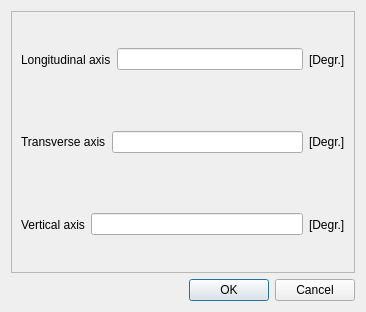
<?xml version="1.0" encoding="UTF-8"?>
<ui version="4.0">
 <class>RotateDialog</class>
 <widget class="QDialog" name="RotateDialog">
  <property name="geometry">
   <rect>
    <x>0</x>
    <y>0</y>
    <width>366</width>
    <height>312</height>
   </rect>
  </property>
  <property name="windowTitle">
   <string>Rotation vector</string>
  </property>
  <layout class="QVBoxLayout" name="verticalLayout">
   <item>
    <widget class="QFrame" name="frame">
     <property name="frameShape">
      <enum>QFrame::StyledPanel</enum>
     </property>
     <property name="frameShadow">
      <enum>QFrame::Raised</enum>
     </property>
     <layout class="QVBoxLayout" name="verticalLayout_2">
      <item>
       <layout class="QHBoxLayout" name="horizontalLayout_3">
        <item>
         <widget class="QLabel" name="label">
          <property name="text">
           <string>Longitudinal axis</string>
          </property>
         </widget>
        </item>
        <item>
         <widget class="QLineEdit" name="longitudinalLineEdit"/>
        </item>
        <item>
         <widget class="QLabel" name="longitudinalUnitsLabel">
          <property name="text">
           <string>[Degr.]</string>
          </property>
         </widget>
        </item>
       </layout>
      </item>
      <item>
       <layout class="QHBoxLayout" name="horizontalLayout_2">
        <item>
         <widget class="QLabel" name="label_2">
          <property name="text">
           <string>Transverse axis</string>
          </property>
         </widget>
        </item>
        <item>
         <widget class="QLineEdit" name="transverseLineEdit">
          <property name="sizePolicy">
           <sizepolicy hsizetype="Expanding" vsizetype="Fixed">
            <horstretch>0</horstretch>
            <verstretch>0</verstretch>
           </sizepolicy>
          </property>
          <property name="maxLength">
           <number>12</number>
          </property>
         </widget>
        </item>
        <item>
         <widget class="QLabel" name="transverseUnitsLabel">
          <property name="text">
           <string>[Degr.]</string>
          </property>
         </widget>
        </item>
       </layout>
      </item>
      <item>
       <layout class="QHBoxLayout" name="horizontalLayout">
        <item>
         <widget class="QLabel" name="label_3">
          <property name="text">
           <string>Vertical axis</string>
          </property>
         </widget>
        </item>
        <item>
         <widget class="QLineEdit" name="verticalLineEdit">
          <property name="sizePolicy">
           <sizepolicy hsizetype="Expanding" vsizetype="Fixed">
            <horstretch>0</horstretch>
            <verstretch>0</verstretch>
           </sizepolicy>
          </property>
          <property name="maxLength">
           <number>12</number>
          </property>
         </widget>
        </item>
        <item>
         <widget class="QLabel" name="verticalUnitsLabel">
          <property name="text">
           <string>[Degr.]</string>
          </property>
         </widget>
        </item>
       </layout>
      </item>
     </layout>
    </widget>
   </item>
   <item>
    <widget class="QDialogButtonBox" name="buttonBox">
     <property name="orientation">
      <enum>Qt::Horizontal</enum>
     </property>
     <property name="standardButtons">
      <set>QDialogButtonBox::Cancel|QDialogButtonBox::Ok</set>
     </property>
    </widget>
   </item>
  </layout>
 </widget>
 <resources/>
 <connections>
  <connection>
   <sender>buttonBox</sender>
   <signal>accepted()</signal>
   <receiver>RotateDialog</receiver>
   <slot>accept()</slot>
   <hints>
    <hint type="sourcelabel">
     <x>248</x>
     <y>254</y>
    </hint>
    <hint type="destinationlabel">
     <x>157</x>
     <y>274</y>
    </hint>
   </hints>
  </connection>
  <connection>
   <sender>buttonBox</sender>
   <signal>rejected()</signal>
   <receiver>RotateDialog</receiver>
   <slot>reject()</slot>
   <hints>
    <hint type="sourcelabel">
     <x>316</x>
     <y>260</y>
    </hint>
    <hint type="destinationlabel">
     <x>286</x>
     <y>274</y>
    </hint>
   </hints>
  </connection>
 </connections>
</ui>
